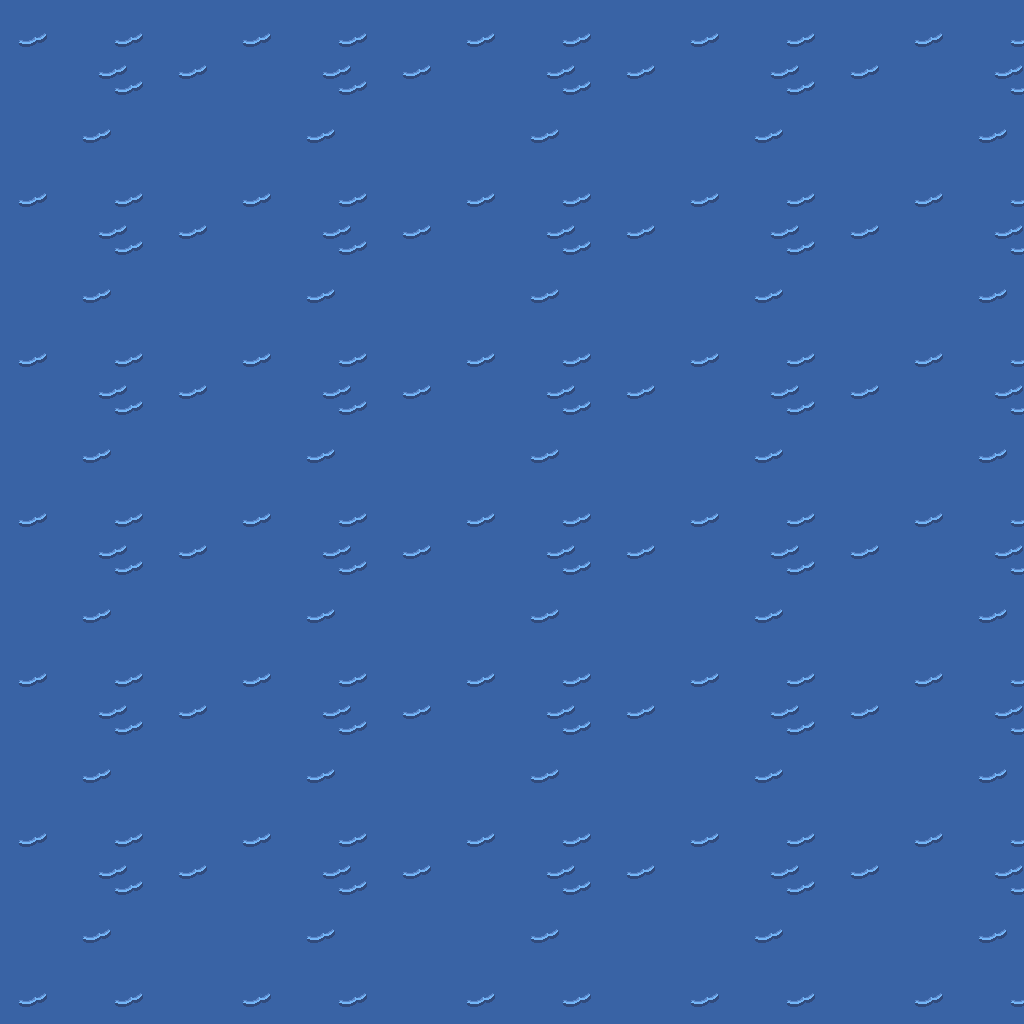

This game map was drawn from its Tiled (.tmx) file and the tilesets committed beside it. A one-line description and the trimmed map source follow:
An orthogonal 64x64 tile map with 16x16 px tiles, 1 tile layer (base), 2 hidden layers not drawn.

<map version="1.10" tiledversion="1.12.1" orientation="orthogonal" renderorder="right-down" width="64" height="64" tilewidth="16" tileheight="16" infinite="0" nextlayerid="4" nextobjectid="1">
 <tileset firstgid="1" source="../classiciphone_pics4.tsx" />
 <layer id="1" name="base" width="64" height="64">
  <data>[4096 cells, 4096 non-empty, 3 distinct tile ids]</data>
 </layer>
 <layer id="2" name="collision" width="64" height="64" visible="0">
  <properties><property name="collision" value="true" /></properties>
  <data>[4096 cells, 0 non-empty, 0 distinct tile ids]</data>
 </layer>
 <layer id="3" name="water" width="64" height="64" visible="0">
  <properties><property name="terrain" value="water" /></properties>
  <data>[4096 cells, 4096 non-empty, 1 distinct tile ids]</data>
 </layer>
</map>
